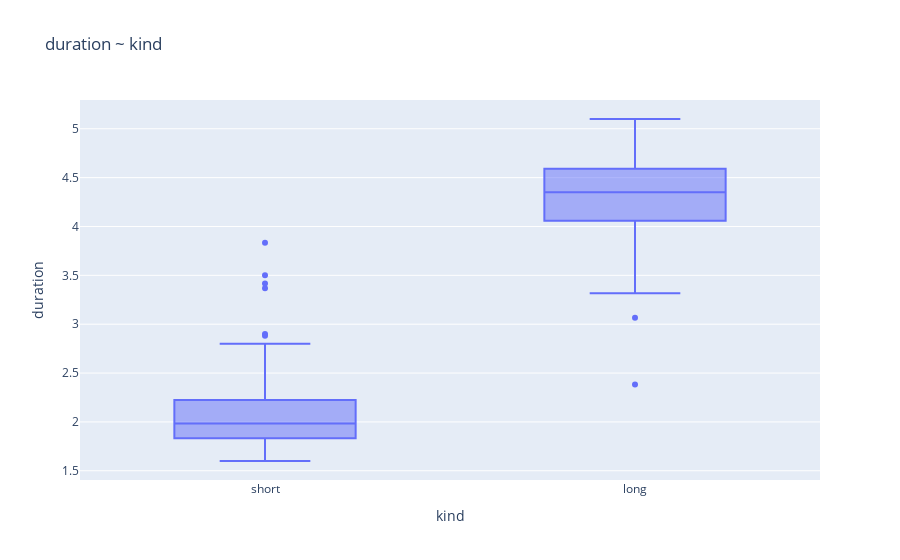

Notebook source saved alongside this figure:
### Markdown cell above
11. Since we've considered wait times of around <64 "short" and wait times of >71 "long", let's instead just divide the data and insead call wait times of <68 "short" and otherwise just call them "long". Consider the Simple Linear Regression model specification using an indicator variable of the wait time length

Y_i = \beta_{\text{intercept}} + 1^{[\text{long}]}(k_i) \beta_{\text{contrast}} + \epsilon_i \quad \text{where } \epsilon_i \sim \mathcal{N}(0, \sigma) 

where we use  (rather than ) (to refer to the "kind" or "katagory" or "kontrast") column (that you may have noticed was already a part) of the original dataset; and, explain the "big picture" differences between this model specification and the previously considered model specifications

### Code cell
from IPython.display import display

display(smf.ols('duration ~ C(kind, Treatment(reference="short"))', data=old_faithful).fit().summary().tables[1])

fig = px.box(old_faithful, x='kind', y='duration', 
             title='duration ~ kind',
             category_orders={'kind': ['short', 'long']})
fig.show() # USE `fig.show(renderer="png")` FOR ALL GitHub and MarkUs SUBMISSIONS

### Figure 1 — Plotly figure (JSON) as saved in the notebook; plotly's stock layout.template omitted (floating-point values rounded to 4 significant figures; data arrays with more than 128 entries replaced by an {"elided": "..."} marker saying what was removed)
{"data": [{"alignmentgroup": "True", "hovertemplate": "kind=%{x}<br>duration=%{y}<extra></extra>", "legendgroup": "", "marker": {"color": "#636efa"}, "name": "", "notched": false, "offsetgroup": "", "orientation": "v", "showlegend": false, "type": "box", "x": {"elided": "272 str values"}, "x0": " ", "xaxis": "x", "y": {"elided": "272 float values"}, "y0": " ", "yaxis": "y"}], "layout": {"boxmode": "group", "legend": {"tracegroupgap": 0}, "title": {"text": "duration ~ kind"}, "xaxis": {"anchor": "y", "categoryarray": ["short", "long"], "categoryorder": "array", "domain": [0, 1], "title": {"text": "kind"}}, "yaxis": {"anchor": "x", "domain": [0, 1], "title": {"text": "duration"}}}}
